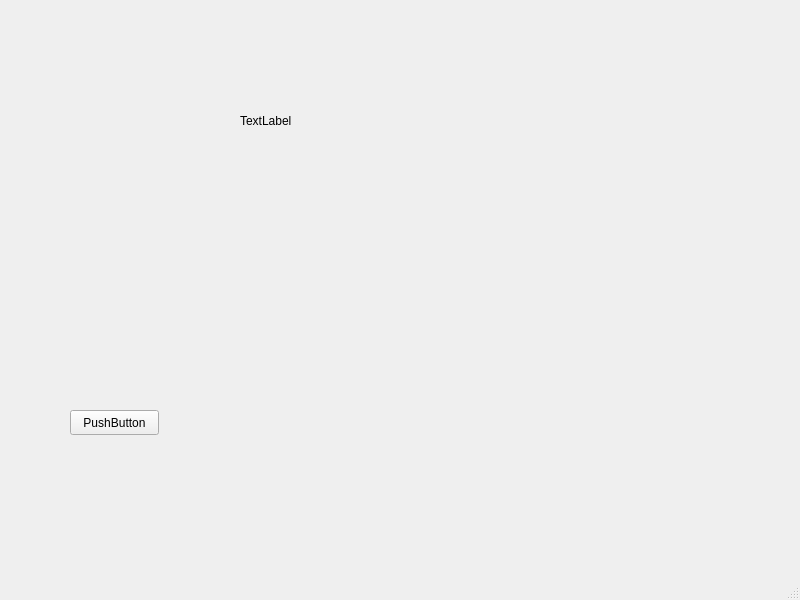
<?xml version="1.0" encoding="UTF-8"?>
<ui version="4.0">
 <class>MainWindow</class>
 <widget class="QMainWindow" name="MainWindow">
  <property name="geometry">
   <rect>
    <x>0</x>
    <y>0</y>
    <width>800</width>
    <height>600</height>
   </rect>
  </property>
  <property name="windowTitle">
   <string>MainWindow</string>
  </property>
  <widget class="QWidget" name="centralwidget">
   <widget class="QLabel" name="label">
    <property name="geometry">
     <rect>
      <x>240</x>
      <y>30</y>
      <width>271</width>
      <height>181</height>
     </rect>
    </property>
    <property name="text">
     <string>TextLabel</string>
    </property>
   </widget>
   <widget class="QPushButton" name="pushButton">
    <property name="geometry">
     <rect>
      <x>70</x>
      <y>410</y>
      <width>89</width>
      <height>25</height>
     </rect>
    </property>
    <property name="text">
     <string>PushButton</string>
    </property>
   </widget>
  </widget>
  <widget class="QMenuBar" name="menubar">
   <property name="geometry">
    <rect>
     <x>0</x>
     <y>0</y>
     <width>800</width>
     <height>22</height>
    </rect>
   </property>
  </widget>
  <widget class="QStatusBar" name="statusbar"/>
 </widget>
 <resources/>
 <connections/>
</ui>
